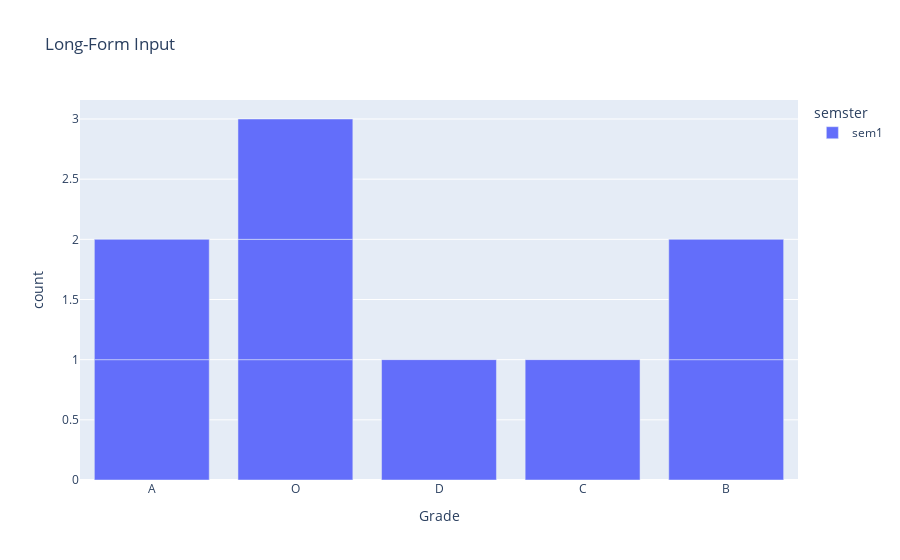

Notebook source saved alongside this figure:
### Markdown cell above
## Per Semester Chart

### Code cell
fig = px.bar(all_sem_freqdf_1, x="Grade", color="semster", title="Long-Form Input")
fig.show()

### Figure 1 — Plotly figure (JSON) as saved in the notebook; plotly's stock layout.template omitted (floating-point values rounded to 4 significant figures)
{"data": [{"alignmentgroup": "True", "hovertemplate": "semster=sem1<br>Grade=%{x}<br>count=%{y}<extra></extra>", "legendgroup": "sem1", "marker": {"color": "#636efa"}, "name": "sem1", "offsetgroup": "sem1", "orientation": "v", "showlegend": true, "textposition": "auto", "type": "bar", "x": ["A", "O", "A", "D", "C", "O", "O", "B", "B"], "xaxis": "x", "y": [1, 1, 1, 1, 1, 1, 1, 1, 1], "yaxis": "y"}], "layout": {"barmode": "relative", "legend": {"title": {"text": "semster"}, "tracegroupgap": 0}, "title": {"text": "Long-Form Input"}, "xaxis": {"anchor": "y", "domain": [0, 1], "title": {"text": "Grade"}}, "yaxis": {"anchor": "x", "domain": [0, 1], "title": {"text": "count"}}}}
